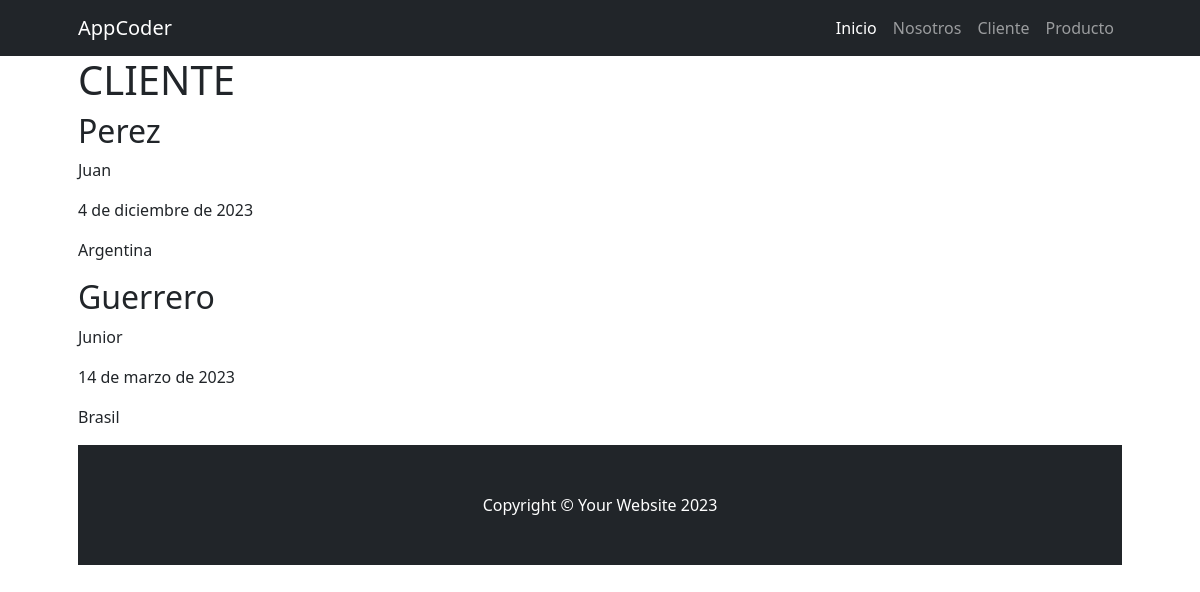
The page /cliente/ on the database as committed earlier.
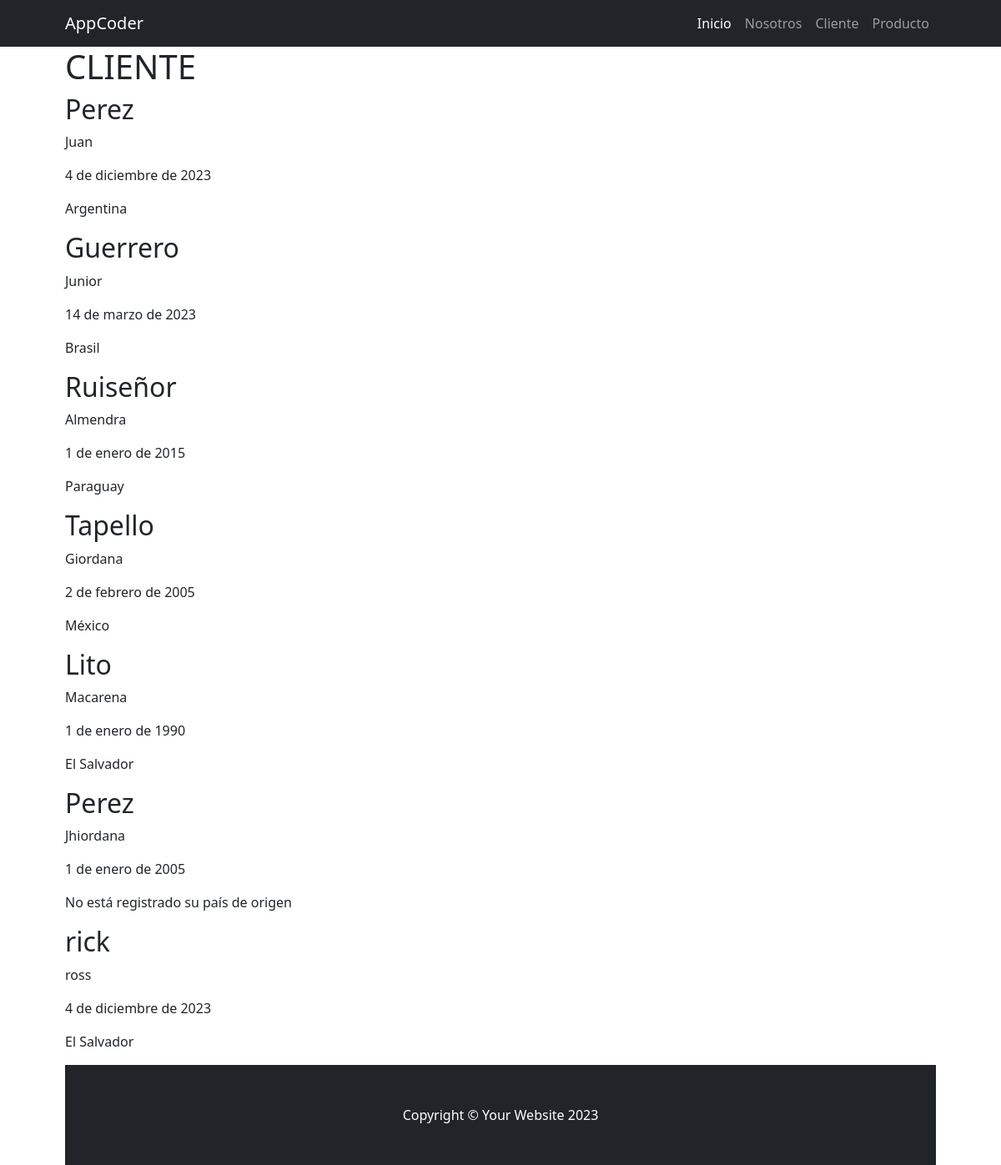
The same page on the database as committed later.
### cliente/models.py (models this page shows, shortened)
class Cliente(models.Model):
    nombre = models.CharField(max_length=100)
    apellido = models.CharField(max_length=100)
    nacimiento = models.DateField(null=True, blank=True)
    pais_origen = models.ForeignKey(Pais, on_delete=models.SET_NULL, null=True)

class Pais(models.Model):
    nombre = models.CharField(max_length=100)
    def __str__(self):
        return self.nombre

### cliente/views.py (the view)
# urls.py: path('', views.home, name="index"),
def home (request):
    clientes = models.Cliente.objects.all()
    context = {'clientes': clientes}
    return render(request, "cliente/index.html", context)

### cliente/templates/cliente/index.html
{% extends 'core/base.html' %}
{% block contenido_titulo %}
    CLIENTE
{% endblock contenido_titulo %}
{% block contenido %}
    {% for cliente in clientes %}
        <h2>{{ cliente.apellido }}</h2>
        <p>{{ cliente.nombre }}</p>
        {% if cliente.nacimiento %}
            <p>{{ cliente.nacimiento }}</p>
        {% else %}
            <p>No está registrado su fecha de nacimiento</p>
        {% endif %}
        {% if cliente.pais_origen %}
            <p>{{ cliente.pais_origen }}</p>
        {% else %}
            <p>No está registrado su país de origen</p>
        {% endif %}
    {% endfor %}
{% endblock contenido %}

### core/templates/core/base.html (shortened to what this page needs)
{% load static %}
<!DOCTYPE html>
<html lang="es">
    <head>
        <link href="{% static 'core/css/styles.css' %}" rel="stylesheet" />
    </head>
    <body>
        {% include 'core/navbar.html' %}
        <div class="container px-4 px-lg-5">
            <h1>
                {% block contenido_titulo %}
                {% endblock contenido_titulo %}
            </h1>
            {% block contenido %}
            {% endblock contenido %}
        {% include 'core/footer.html' %}
    </body>
</html>

### core/templates/core/navbar.html (shortened to what this page needs)
        <nav class="navbar navbar-expand-lg navbar-dark bg-dark">
            <div class="container px-5">
                <a class="navbar-brand" href="#!">AppCoder</a>
                <div class="collapse navbar-collapse" id="navbarSupportedContent">
                    <ul class="navbar-nav ms-auto mb-2 mb-lg-0">
                        <li class="nav-item"><a class="nav-link active" aria-current="page" href="{% url 'core:index' %}">Inicio</a></li>
                        <li class="nav-item"><a class="nav-link" href="{% url 'core:about' %}">Nosotros</a></li>
                        <li class="nav-item"><a class="nav-link" href="{% url 'cliente:index' %}">Cliente</a></li>
                        <li class="nav-item"><a class="nav-link" href="{% url 'producto:index' %}">Producto</a></li>
                    </ul>
                </div>
            </div>
        </nav>

### core/templates/core/footer.html
<footer class="py-5 bg-dark">
    <div class="container px-4 px-lg-5"><p class="m-0 text-center text-white">Copyright &copy; Your Website 2023</p></div>
</footer>

Rows that differ between the two databases and show on the page:
added Cliente: apellido "Ruiseñor", nombre "Almendra", nacimiento "1 de enero de 2015", pais_origen "Paraguay"
added Cliente: apellido "Tapello", nombre "Giordana", nacimiento "2 de febrero de 2005", pais_origen "México"
added Cliente: apellido "Lito", nombre "Macarena", nacimiento "1 de enero de 1990", pais_origen "El Salvador"
added Cliente: apellido "Perez", nombre "Jhiordana", nacimiento "1 de enero de 2005", shows "No está registrado su país de origen"
added Cliente: apellido "rick", nombre "ross", nacimiento "4 de diciembre de 2023", pais_origen "El Salvador"
